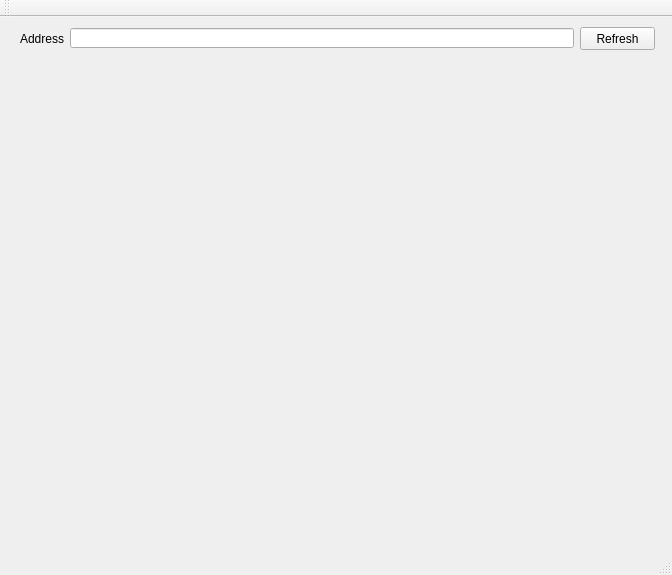
<?xml version="1.0" encoding="UTF-8"?>
<ui version="4.0">
 <class>MainWindow</class>
 <widget class="QMainWindow" name="MainWindow">
  <property name="geometry">
   <rect>
    <x>0</x>
    <y>0</y>
    <width>672</width>
    <height>575</height>
   </rect>
  </property>
  <property name="windowTitle">
   <string>MainWindow</string>
  </property>
  <widget class="QWidget" name="centralWidget">
   <widget class="QWidget" name="widget" native="true">
    <property name="geometry">
     <rect>
      <x>10</x>
      <y>0</y>
      <width>650</width>
      <height>41</height>
     </rect>
    </property>
    <property name="sizePolicy">
     <sizepolicy hsizetype="Maximum" vsizetype="Preferred">
      <horstretch>0</horstretch>
      <verstretch>0</verstretch>
     </sizepolicy>
    </property>
    <widget class="QLabel" name="label">
     <property name="geometry">
      <rect>
       <x>10</x>
       <y>7</y>
       <width>47</width>
       <height>29</height>
      </rect>
     </property>
     <property name="text">
      <string>Address</string>
     </property>
    </widget>
    <widget class="QLineEdit" name="addrLineEdit">
     <property name="geometry">
      <rect>
       <x>60</x>
       <y>11</y>
       <width>504</width>
       <height>20</height>
      </rect>
     </property>
    </widget>
    <widget class="QPushButton" name="btnRefresh">
     <property name="geometry">
      <rect>
       <x>570</x>
       <y>10</y>
       <width>75</width>
       <height>23</height>
      </rect>
     </property>
     <property name="text">
      <string>Refresh</string>
     </property>
    </widget>
   </widget>
  </widget>
  <widget class="QMenuBar" name="menuBar">
   <property name="geometry">
    <rect>
     <x>0</x>
     <y>0</y>
     <width>672</width>
     <height>21</height>
    </rect>
   </property>
  </widget>
  <widget class="QToolBar" name="mainToolBar">
   <attribute name="toolBarArea">
    <enum>TopToolBarArea</enum>
   </attribute>
   <attribute name="toolBarBreak">
    <bool>false</bool>
   </attribute>
  </widget>
  <widget class="QStatusBar" name="statusBar"/>
 </widget>
 <layoutdefault spacing="6" margin="11"/>
 <resources/>
 <connections/>
</ui>
